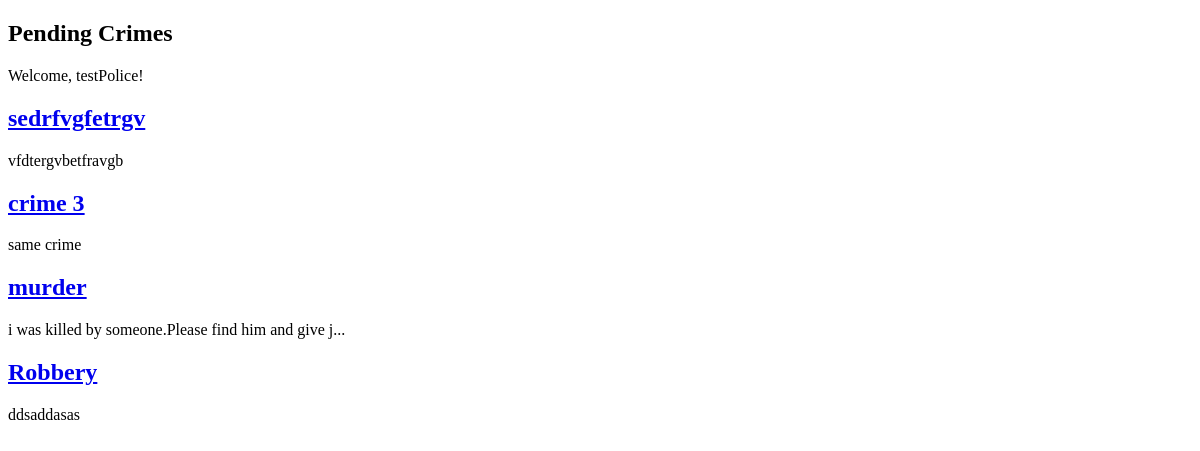
Page /police/selectCrime/ (signed in) on the earlier database version.
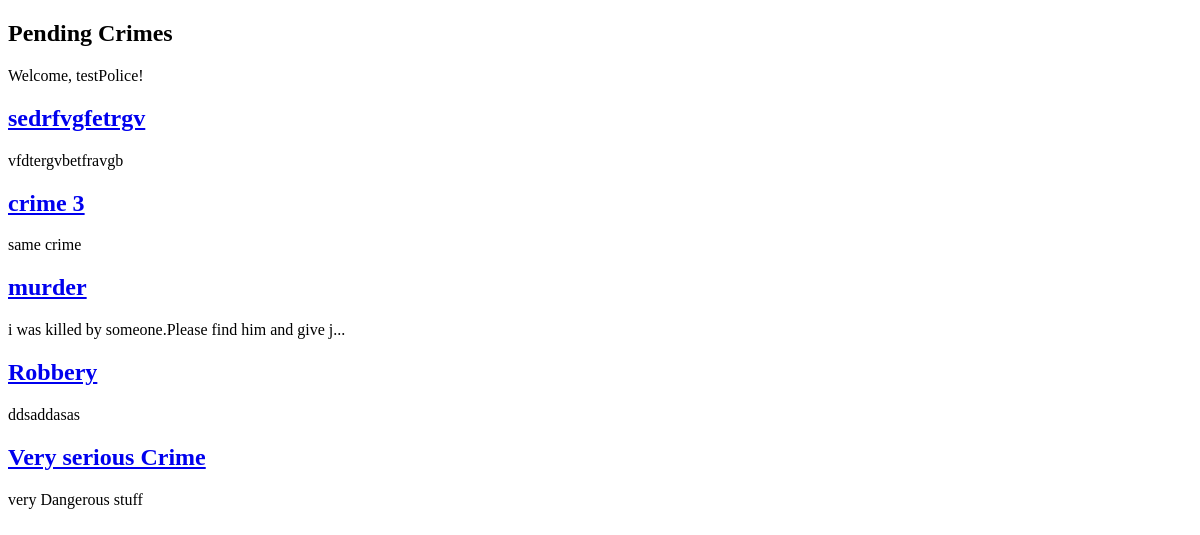
Same page on the later database version.
### civilian/models.py (models this page shows)
class CustomUser(AbstractUser):
    userTypeChoice=[
        ("Civilian","Civilian"),
        ("Admin","Admin"),
        ("Police","Police")
        ]
    user_type=models.CharField(max_length=15,choices=userTypeChoice)

### police/models.py (models this page shows, shortened)
class Crime(models.Model):
    statusChoice = [
        ("Completed", "Completed"),
        ("Investigating", "Investigating"),
        ("Request Pending", "Request Pending"),
    ]
    crime_type = models.CharField(max_length=50)
    description = models.TextField()
    location = models.CharField(max_length=50)
    station = models.ForeignKey(Station, on_delete=models.CASCADE)
    status = models.CharField(max_length=50, choices=statusChoice)
    submitted_by = models.ForeignKey(CivilianModel, on_delete=models.CASCADE)

### police/views.py (the view)
# urls.py: path("selectCrime/", views.view_pending_crimes, name="pendingCrimes"),
@login_required(login_url="policeLogin")
@user_passes_test(is_police, login_url="policeLogin")
def view_pending_crimes(request):
    crimes = Crime.objects.filter(
        Q(status="Request Pending") | Q(status="Investigating")
    )
    return render(request, "police_template/pendingCrimes.html", {"crimes": crimes})

### police/views.py (called while the page is built)
def is_police(user):
    return user.user_type == "Police"

### templates/police_template/pendingCrimes.html (shortened to what this page needs)
<!DOCTYPE html>
<html lang="en">
<head>
</head>
<body>
    <h2>Pending Crimes</h2>
    <p>Welcome, {{request.user.username}}!</p>
    {% for crime in crimes %}
        <h2><a href="{% url 'crime' crime.id %}">{{crime.crime_type}}</a></h2>
        {% if crime.description|length > 50 %}
            <p>{{ crime.description|slice:":50" }}...</p>
        {% else %}
            <p>{{crime.description}}</p>
        {% endif %}
    {% endfor %}
</body>
</html>

Differences in the rows shown:
added Crime: crime_type "Very serious Crime", description "very Dangerous stuff"
